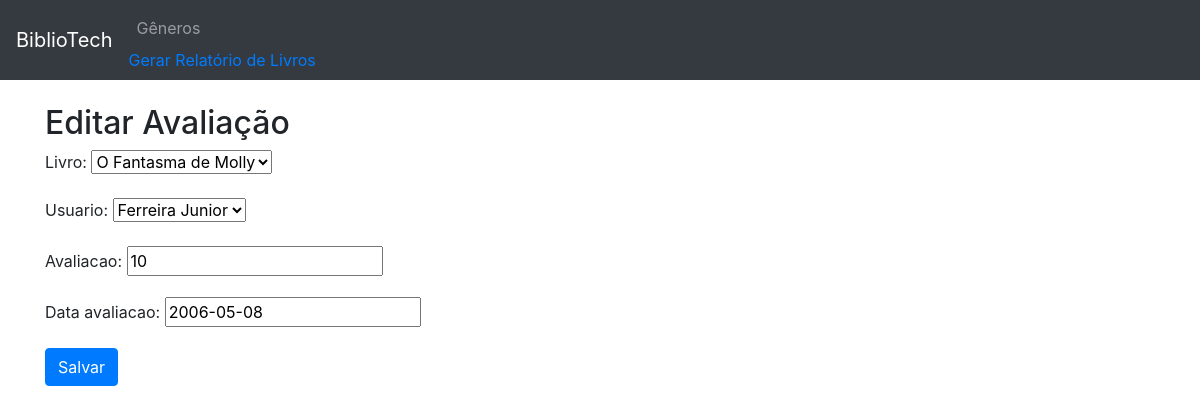
Screenshot of /avaliacao/editar/1/ with the database file from the repository.
### appmodelo/models.py (models this page shows, shortened)
class Avaliacao(models.Model):
    livro = models.ForeignKey(Livro, on_delete=models.CASCADE)
    usuario = models.ForeignKey(Usuario, on_delete=models.CASCADE)
    avaliacao = models.IntegerField()
    data_avaliacao = models.DateField()

### appmodelo/views.py (the view)
# urls.py: path('avaliacao/editar/<int:pk>/', views.editar_avaliacao, name='editar_avaliacao'),
def editar_avaliacao(request, pk):
    avaliacao = get_object_or_404(Avaliacao, pk=pk)
    if request.method == "POST":
        form = AvaliacaoForm(request.POST, instance=avaliacao)
        if form.is_valid():
            avaliacao = form.save()
            return redirect('detalhes_avaliacao', pk=avaliacao.pk)
    else:
        form = AvaliacaoForm(instance=avaliacao)
    return render(request, 'editar_avaliacao.html', {'form': form})

### appmodelo/forms.py
class AvaliacaoForm(forms.ModelForm):
    class Meta:
        model = Avaliacao
        fields = ['livro', 'usuario', 'avaliacao', 'data_avaliacao']

### appmodelo/models.py (called while the page is built)
    def __str__(self):
        return self.titulo

    def __str__(self):
        return f"{self.nome} {self.sobrenome}"

### appmodelo/templates/editar_avaliacao.html (shortened to what this page needs)
{% extends 'base.html' %}
{% block content %}
<h2>Editar Avaliação</h2>
<form method="post">
    {{ form.as_p }}
    <button type="submit" class="btn btn-primary">Salvar</button>
</form>
{% endblock %}

### rows the page displays
Avaliacao: livro "O Fantasma de Molly", usuario "Ferreira Junior", avaliacao "10", data_avaliacao "2006-05-08"
